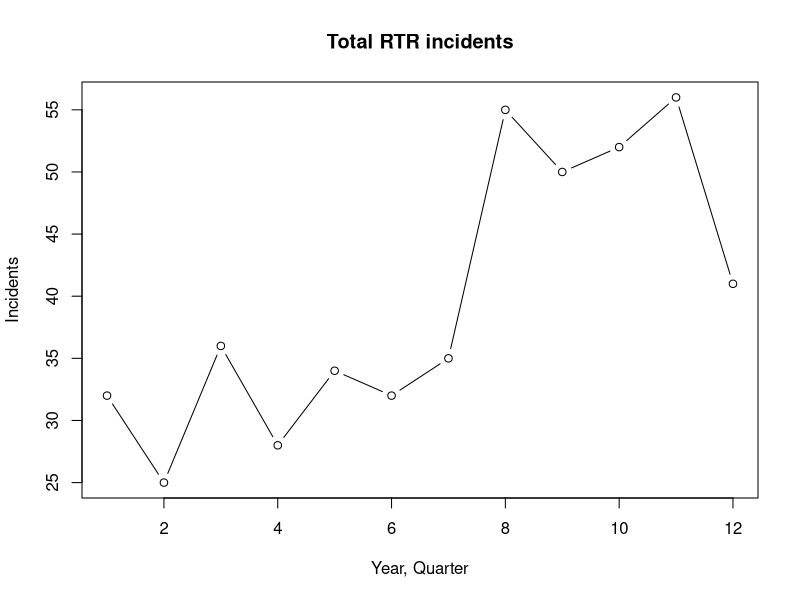
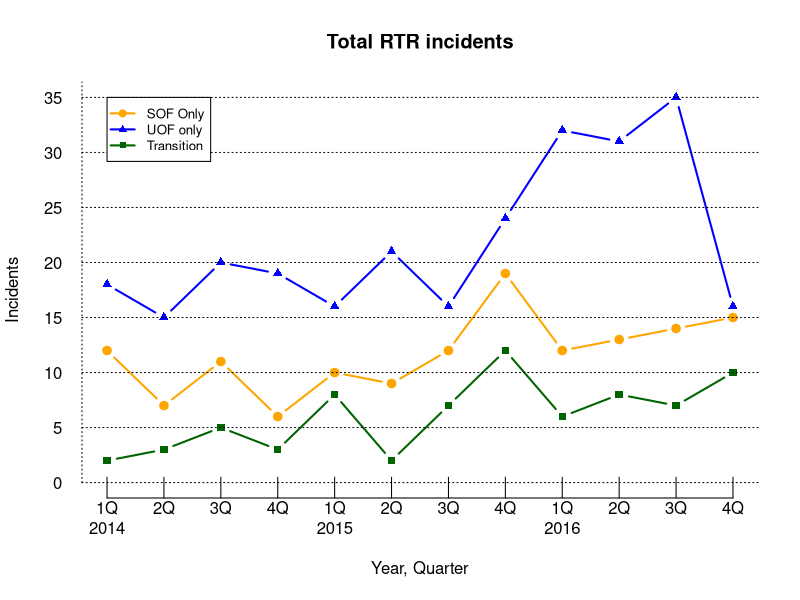

The R script that drew these images, in order:
# The code in this file is described 
# in the pdf and html files of the same name

library(readr)
df <- read_csv("dfCrime.csv")

summary(df)

#---------
# plot total RTR

plot(df$Total_RTR, type="b",
     xlab = "Year, Quarter", 
     ylab = "Incidents",
     main = "Total RTR incidents")
?plot

# -----------------
# build line plot in steps

# find the x range
xrange <- range(1,NROW(df$Year_Quarter))
xrange

# find the y range (greatest number in any of three columns)
yrange <- range(0,df$SOF_only,df$UOF_only,df$Transitions)
yrange

# set up the plot with x and y range, 
# no chart type or axes
plot(xrange, yrange, type="n", axes=FALSE,
     xlab = "Year, Quarter", ylab = "Incidents",
     main = "Total RTR incidents")

# add the lines individually
lines(df$SOF_only, type = "b", pch=19, 
      col = "orange", lwd=2)
lines(df$UOF_only, type = "b", pch=17, 
      col = "blue", lwd=2)
lines(df$Transitions, type = "b", pch=15, 
      col = "darkgreen", lwd=2)
?pch

# now add the x axis
axis(1, las=1, at=1:xrange[2], tck = .05,
     lab=c("1Q\n2014","2Q\n","3Q\n","4Q\n","1Q\n2015","2Q\n","3Q\n","4Q\n","1Q\n2016","2Q\n","3Q\n","4Q\n") )

# add the y axis
axis(2, las=1, at=5*0:yrange[2], tck = 1, lty=3)

# Add the legend
legend(1, yrange[2], 
       c("SOF Only","UOF only", "Transition"), 
       cex=0.8, 
       col=c("Orange","blue","darkgreen"), 
       pch=c(19,17,15), lwd=2)

